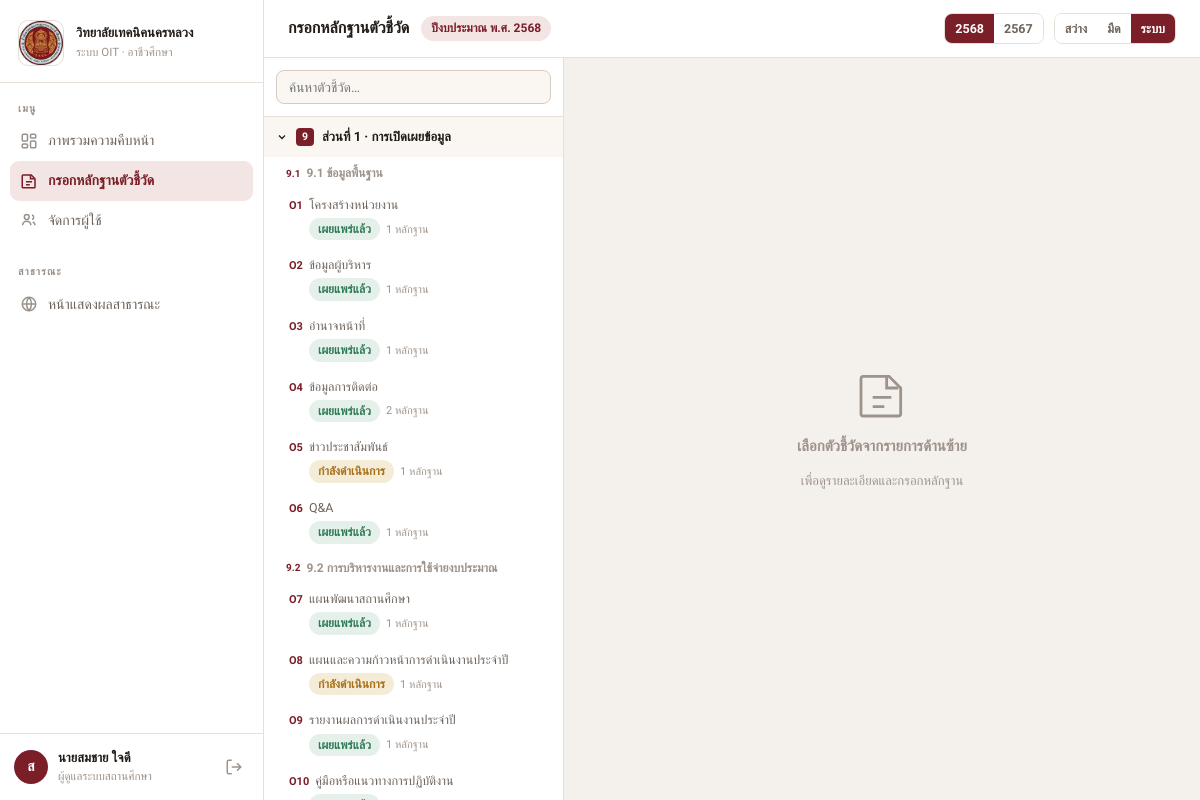
The app's page /app.php?view=evidence (signed in) with its own data.
### tables this page shows
CREATE TABLE IF NOT EXISTS `schools` (
  `id`          INT UNSIGNED AUTO_INCREMENT,
  `name`        VARCHAR(200)  NOT NULL,
  `code`        VARCHAR(20)   DEFAULT NULL,
  `province`    VARCHAR(100)  NOT NULL DEFAULT '',
  `slug`        VARCHAR(120)  NOT NULL,
  `website`     VARCHAR(500)  DEFAULT NULL,
  `emblem_path` VARCHAR(300)  DEFAULT NULL,
  `status`      ENUM('pending','active','inactive') NOT NULL DEFAULT 'pending',
  `created_at`  TIMESTAMP NOT NULL DEFAULT CURRENT_TIMESTAMP,
  `updated_at`  TIMESTAMP NOT NULL DEFAULT CURRENT_TIMESTAMP ON UPDATE CURRENT_TIMESTAMP,
  PRIMARY KEY (`id`),
  UNIQUE KEY `uq_slug` (`slug`)
);

CREATE TABLE IF NOT EXISTS `fiscal_years` (
  `id`         INT UNSIGNED AUTO_INCREMENT,
  `year_code`  VARCHAR(10)  NOT NULL,
  `label`      VARCHAR(100) NOT NULL,
  `is_active`  TINYINT(1)   NOT NULL DEFAULT 0,
  `created_at` TIMESTAMP    NOT NULL DEFAULT CURRENT_TIMESTAMP,
  PRIMARY KEY (`id`),
  UNIQUE KEY `uq_year_code` (`year_code`)
);

CREATE TABLE IF NOT EXISTS `indicators` (
  `id`            INT UNSIGNED AUTO_INCREMENT,
  `subsection_id` INT UNSIGNED NOT NULL,
  `code`          VARCHAR(10)  NOT NULL,
  `title`         VARCHAR(300) NOT NULL,
  `criteria`      TEXT         DEFAULT NULL,
  `sort_order`    SMALLINT UNSIGNED NOT NULL DEFAULT 0,
  PRIMARY KEY (`id`),
  CONSTRAINT `fk_ind_sub` FOREIGN KEY (`subsection_id`) REFERENCES `indicator_subsections` (`id`) ON DELETE CASCADE
);

### config/database.php (called while the page is built, shortened)
<?php
function db(): PDO
{
    static $pdo = null;
    if ($pdo === null) {
        $dsn = sprintf('mysql:host=%s;dbname=%s;charset=%s', DB_HOST, DB_NAME, DB_CHARSET);
        $pdo = new PDO($dsn, DB_USER, DB_PASS, [
            PDO::ATTR_ERRMODE            => PDO::ERRMODE_EXCEPTION,
            PDO::ATTR_DEFAULT_FETCH_MODE => PDO::FETCH_ASSOC,
            PDO::ATTR_EMULATE_PREPARES   => false,
        ]);
    }
    return $pdo;
}

### views/evidence.php (the view, shortened to what this page needs)
<?php
$tree = indicator_tree($schoolId, $yearCode);
$selectedId = isset($_GET['indicator']) ? (int)$_GET['indicator'] : 0;
?>
<div class="evidence-layout">
  <div class="ind-tree" id="indTree">
    <div class="tree-search">
      <input type="search" id="treeSearch" placeholder="ค้นหาตัวชี้วัด…" autocomplete="off">
    </div>
    <div class="tree-body" id="treeBody">
      <?php foreach ($tree as $sec): ?>
      <div class="tree-section">
        <div class="tree-sec-header" data-sec="<?= $sec['id'] ?>">
          <svg class="tree-arrow" width="12" height="12" viewBox="0 0 24 24" fill="none" stroke="currentColor" stroke-width="2.5"><path d="M9 18l6-6-6-6"/></svg>
          <span class="sec-code-small"><?= e($sec['code']) ?></span>
          <span><?= e($sec['title']) ?></span>
        </div>
        <div class="tree-subs" id="secBody<?= $sec['id'] ?>">
          <?php foreach ($sec['subs'] as $sub): ?>
          <div class="tree-sub-header">
            <span class="sub-code-small"><?= e($sub['code']) ?></span>
            <span><?= e($sub['title']) ?></span>
          </div>
          <?php foreach ($sub['inds'] as $ind): ?>
          <div class="tree-ind <?= $ind['id']===$selectedId?'active':'' ?> status-<?= e($ind['status']) ?>"
               data-id="<?= $ind['id'] ?>"
               data-code="<?= e($ind['code']) ?>"
               data-title="<?= e($ind['title']) ?>"
               onclick="loadIndicator(<?= $ind['id'] ?>)">
            <div class="tree-ind-row">
              <span class="ind-code-small"><?= e($ind['code']) ?></span>
              <span class="ind-title-small"><?= e($ind['title']) ?></span>
            </div>
            <div class="tree-ind-meta">
              <?= status_chip($ind['status']) ?>
              <?php if ($ind['ev_count']): ?>
              <span class="ev-badge"><?= $ind['ev_count'] ?> หลักฐาน</span>
              <?php endif; ?>
            </div>
          </div>
          <?php endforeach; ?>
          <?php endforeach; ?>
        </div>
      </div>
      <?php endforeach; ?>
    </div>
  </div>
  <div class="ind-detail" id="indDetail">
    <?php if ($selectedId): ?>
    <div id="detailContent" hx-get="api.php?action=indicator_detail&id=<?= $selectedId ?>&school=<?= $schoolId ?>&year=<?= e($yearCode) ?>">
      <div class="loading-spinner">กำลังโหลด…</div>
    </div>
    <?php else: ?>
    <div class="detail-empty">
      <svg width="56" height="56" viewBox="0 0 24 24" fill="none" stroke="var(--text-tertiary)" stroke-width="1.2"><path d="M4 4h11l5 5v11a1 1 0 0 1-1 1H4a1 1 0 0 1-1-1V5a1 1 0 0 1 1-1z"/><path d="M14 4v5h5M8 13h8M8 17h5"/></svg>
      <div class="detail-empty-text">เลือกตัวชี้วัดจากรายการด้านซ้าย</div>
      <div class="detail-empty-sub">เพื่อดูรายละเอียดและกรอกหลักฐาน</div>
    </div>
    <?php endif; ?>
  </div>
</div>

### app.php (shortened to what this page needs)
<?php
require_once __DIR__ . '/config/database.php';
require_once __DIR__ . '/includes/functions.php';
$user = require_auth();
$role = $user['role'];
$view = $_GET['view'] ?? match($role) {
    'centraladmin' => 'criteria',
    default        => 'dashboard',
};
$school    = $user['school'] ?? null;
$schoolId  = (int)($user['school_id'] ?? 0);
$yearCode  = $user['year_code'] ?? '2568';
$yearLabel = $user['year_label'] ?? 'ปีงบประมาณ พ.ศ. 2568';
$years     = all_years();
$theme     = $user['theme'] ?? 'system';
if ($schoolId) {
    $sStmt = db()->prepare('SELECT * FROM schools WHERE id = ?');
    $sStmt->execute([$schoolId]);
    $school = $sStmt->fetch() ?: $school;
}
$pageTitle = match($view) {
    'dashboard' => 'ภาพรวมความคืบหน้า',
    'evidence'  => 'กรอกหลักฐานตัวชี้วัด',
    'users'     => 'จัดการผู้ใช้',
    'criteria'  => 'เกณฑ์ & ปีงบประมาณ',
    'schools'   => 'สถานศึกษาที่สมัครใช้งาน',
    default     => '',
};
$nameTrimmed = preg_replace('/^(นาย|นาง|นางสาว)/u', '', $user['name']);
$initial = mb_substr(trim($nameTrimmed), 0, 1) ?: mb_substr($user['name'], 0, 1);
$roleLabel = match($role) {
    'schooladmin'  => 'ผู้ดูแลระบบสถานศึกษา',
    'centraladmin' => 'ผู้ดูแลส่วนกลาง สอศ.',
    default        => 'ผู้กรอกข้อมูล',
};
$logoUrl = $school ? school_emblem_url($school) : APP_URL . '/assets/ovec-logo.jpg';
$publicLink = APP_URL . '/public.php?slug=' . ($school['slug'] ?? '') . '&year=' . $yearCode;
?>
<!DOCTYPE html>
<html lang="th" data-theme="<?= e($theme) ?>">
<head>
<link rel="stylesheet" href="<?= APP_URL ?>/assets/css/app.css">
</head>
<body>
<div class="app-shell">
  <aside class="sidebar">
    <div class="sidebar-brand">
      <div class="sidebar-logo">
        <img src="<?= e($logoUrl) ?>" alt="ตราสถานศึกษา" id="sidebarLogo">
      </div>
      <div class="sidebar-school">
        <div class="sidebar-school-name"><?= e($school['name'] ?? 'ระบบ OIT') ?></div>
        <div class="sidebar-school-sub">ระบบ OIT · อาชีวศึกษา</div>
      </div>
    </div>
    <nav class="sidebar-nav">
      <div class="nav-group-label">เมนู</div>
      <?php if (in_array($role, ['user','schooladmin'])): ?>
      <a href="?view=dashboard" class="nav-item <?= $view==='dashboard'?'active':'' ?>">
        <svg width="18" height="18" viewBox="0 0 24 24" fill="none" stroke="currentColor" stroke-width="2"><rect x="3" y="3" width="7" height="9" rx="1.5"/><rect x="14" y="3" width="7" height="5" rx="1.5"/><rect x="14" y="12" width="7" height="9" rx="1.5"/><rect x="3" y="16" width="7" height="5" rx="1.5"/></svg>
        ภาพรวมความคืบหน้า
      </a>
      <a href="?view=evidence" class="nav-item <?= $view==='evidence'?'active':'' ?>">
        <svg width="18" height="18" viewBox="0 0 24 24" fill="none" stroke="currentColor" stroke-width="2"><path d="M4 4h11l5 5v11a1 1 0 0 1-1 1H4a1 1 0 0 1-1-1V5a1 1 0 0 1 1-1z"/><path d="M14 4v5h5M8 13h8M8 17h5"/></svg>
        กรอกหลักฐานตัวชี้วัด
      </a>
      <?php endif; ?>
      <?php if ($role === 'schooladmin'): ?>
      <a href="?view=users" class="nav-item <?= $view==='users'?'active':'' ?>">
        <svg width="18" height="18" viewBox="0 0 24 24" fill="none" stroke="currentColor" stroke-width="2"><circle cx="9" cy="8" r="3.2"/><path d="M3.5 19a5.5 5.5 0 0 1 11 0M16 11.2a3 3 0 0 0 0-5.8M20 19c0-2-1.2-3.6-3-4.4"/></svg>
        จัดการผู้ใช้
      </a>
      <?php endif; ?>
      <div class="nav-group-label" style="margin-top:18px">สาธารณะ</div>
      <a href="<?= e($publicLink) ?>" target="_blank" class="nav-item">
        <svg width="18" height="18" viewBox="0 0 24 24" fill="none" stroke="currentColor" stroke-width="2"><circle cx="12" cy="12" r="9"/><path d="M3 12h18M12 3a14 14 0 0 1 0 18M12 3a14 14 0 0 0 0 18"/></svg>
        หน้าแสดงผลสาธารณะ
      </a>
    </nav>
    <div class="sidebar-user">
      <div class="user-avatar"><?= e($initial) ?></div>
      <div class="user-info">
        <div class="user-name"><?= e($user['name']) ?></div>
        <div class="user-role"><?= e($roleLabel) ?></div>
      </div>
      <a href="<?= APP_URL ?>/logout.php" title="ออกจากระบบ" class="logout-btn">
        <svg width="18" height="18" viewBox="0 0 24 24" fill="none" stroke="currentColor" stroke-width="2"><path d="M9 21H5a2 2 0 0 1-2-2V5a2 2 0 0 1 2-2h4M16 17l5-5-5-5M21 12H9"/></svg>
      </a>
    </div>
  </aside>
  <div class="main-wrap">
    <header class="topbar">
      <div class="topbar-left">
        <h1 class="topbar-title"><?= e($pageTitle) ?></h1>
        <span class="year-badge"><?= e($yearLabel) ?></span>
      </div>
      <div class="topbar-right">
        <div class="year-switcher">
          <?php foreach ($years as $y): ?>
          <a href="?year=<?= e($y['year_code']) ?>&view=<?= e($view) ?>"
             class="year-opt <?= $y['year_code']===$yearCode?'active':'' ?>">
            <?= e($y['year_code']) ?>
          </a>
          <?php endforeach; ?>
        </div>
        <div class="theme-switcher">
          <a href="?theme=light&view=<?= e($view) ?>" class="theme-opt <?= $theme==='light'?'active':'' ?>">สว่าง</a>
          <a href="?theme=dark&view=<?= e($view) ?>" class="theme-opt <?= $theme==='dark'?'active':'' ?>">มืด</a>
          <a href="?theme=system&view=<?= e($view) ?>" class="theme-opt <?= $theme==='system'?'active':'' ?>">ระบบ</a>
        </div>
      </div>
    </header>
    <div class="main-content <?= $view === 'evidence' ? 'main-content--full' : '' ?>" id="mainContent">
      <?php
      $viewFile = __DIR__ . '/views/' . $view . '.php';
      if (file_exists($viewFile)) {
          include $viewFile;
      }
      ?>
    </div>
  </div>
</div>
</body>
</html>

### includes/functions.php (shortened to what this page needs)
<?php
function e(mixed $v): string
{
    return htmlspecialchars((string)$v, ENT_QUOTES | ENT_SUBSTITUTE, 'UTF-8');
}
function require_auth(): array
{
    return $_SESSION['user'];
}
function indicator_tree(int $schoolId, string $yearCode): array
{
    $stmt = db()->prepare('
        SELECT sec.id AS sec_id, sec.code AS sec_code, sec.title AS sec_title, sec.sort_order AS ss,
               sub.id AS sub_id, sub.code AS sub_code, sub.title AS sub_title, sub.sort_order AS us,
               ind.id AS ind_id, ind.code AS ind_code, ind.title AS ind_title,
               ind.criteria, ind.sort_order AS is_,
               COALESCE(sis.status,"pending") AS status
        FROM indicators ind
        JOIN indicator_subsections sub ON sub.id = ind.subsection_id
        JOIN indicator_sections sec    ON sec.id = sub.section_id
        JOIN fiscal_years fy           ON fy.id  = sec.fiscal_year_id
        LEFT JOIN school_indicator_status sis
               ON sis.indicator_id = ind.id AND sis.school_id = :sid
        WHERE fy.year_code = :yr
        ORDER BY sec.sort_order, sub.sort_order, ind.sort_order
    ');
    $stmt->execute([':sid' => $schoolId, ':yr' => $yearCode]);
    $rows = $stmt->fetchAll();
    $ec = [];
    $stmt2 = db()->prepare('
        SELECT e.indicator_id, COUNT(*) cnt
        FROM evidences e
        JOIN indicators ind ON ind.id = e.indicator_id
        JOIN indicator_subsections sub ON sub.id = ind.subsection_id
        JOIN indicator_sections sec ON sec.id = sub.section_id
        JOIN fiscal_years fy ON fy.id = sec.fiscal_year_id
        WHERE e.school_id = :sid AND fy.year_code = :yr
        GROUP BY e.indicator_id
    ');
    $stmt2->execute([':sid' => $schoolId, ':yr' => $yearCode]);
    foreach ($stmt2->fetchAll() as $r) {
        $ec[$r['indicator_id']] = (int)$r['cnt'];
    }
    $tree = [];
    foreach ($rows as $r) {
        $si = $r['sec_id'];
        $ui = $r['sub_id'];
        $tree[$si] ??= ['id' => $si, 'code' => $r['sec_code'], 'title' => $r['sec_title'], 'subs' => []];
        $tree[$si]['subs'][$ui] ??= ['id' => $ui, 'code' => $r['sub_code'], 'title' => $r['sub_title'], 'inds' => []];
        $tree[$si]['subs'][$ui]['inds'][] = [
            'id'       => $r['ind_id'],
            'code'     => $r['ind_code'],
            'title'    => $r['ind_title'],
            'criteria' => $r['criteria'],
            'status'   => $r['status'],
            'ev_count' => $ec[$r['ind_id']] ?? 0,
        ];
    }
    return array_values($tree);
}
function status_chip(string $status): string
{
    [$label, $cls] = match($status) {
        'done'       => ['เผยแพร่แล้ว', 'chip-done'],
        'inprogress' => ['กำลังดำเนินการ', 'chip-prog'],
        default      => ['ยังไม่ดำเนินการ', 'chip-pend'],
    };
    return '<span class="chip ' . $cls . '">' . $label . '</span>';
}
function all_years(): array
{
    return db()->query('SELECT * FROM fiscal_years ORDER BY year_code DESC')->fetchAll();
}
function school_emblem_url(array $school): string
{
    return APP_URL . '/assets/ovec-logo.jpg';
}

### records on screen
schools: name "วิทยาลัยเทคนิคนครหลวง"
fiscal_years: year_code "2568"
fiscal_years: year_code "2567"
indicators: code "O1", title "โครงสร้างหน่วยงาน", label "เผยแพร่แล้ว", ev_count "1"
indicators: code "O2", title "ข้อมูลผู้บริหาร", label "เผยแพร่แล้ว", ev_count "1"
indicators: code "O3", title "อำนาจหน้าที่", label "เผยแพร่แล้ว", ev_count "1"
indicators: code "O4", title "ข้อมูลการติดต่อ", label "เผยแพร่แล้ว", ev_count "2"
indicators: code "O5", title "ข่าวประชาสัมพันธ์", label "กำลังดำเนินการ", ev_count "1"
indicators: code "O6", title "Q&A", label "เผยแพร่แล้ว", ev_count "1"
indicators: code "O7", title "แผนพัฒนาสถานศึกษา", label "เผยแพร่แล้ว", ev_count "1"
indicators: code "O8", title "แผนและความก้าวหน้าการดำเนินงานประจำปี", label "กำลังดำเนินการ", ev_count "1"
indicators: code "O9", title "รายงานผลการดำเนินงานประจำปี", label "เผยแพร่แล้ว", ev_count "1"
indicators: code "O10", title "คู่มือหรือแนวทางการปฏิบัติงาน"

### other values on screen
$initial "ส"
$user['name'] "นายสมชาย ใจดี"
$roleLabel "ผู้ดูแลระบบสถานศึกษา"
$pageTitle "กรอกหลักฐานตัวชี้วัด"
$yearLabel "ปีงบประมาณ พ.ศ. 2568"
$sec['code'] "9"
$sec['title'] "ส่วนที่ 1 · การเปิดเผยข้อมูล"
$sub['code'] "9.1"
$sub['title'] "9.1 ข้อมูลพื้นฐาน"
$sub['code'] "9.2"
$sub['title'] "9.2 การบริหารงานและการใช้จ่ายงบประมาณ"
